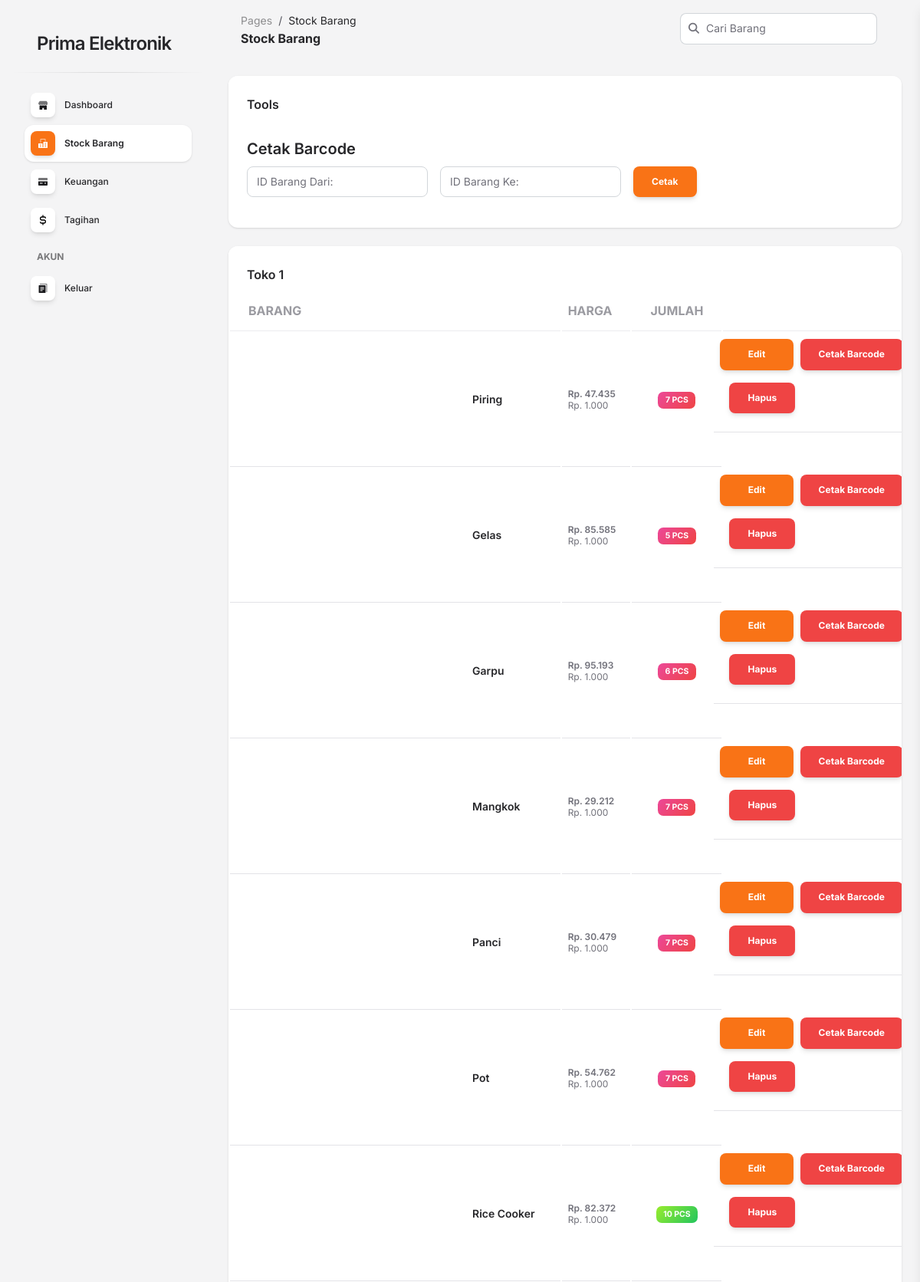
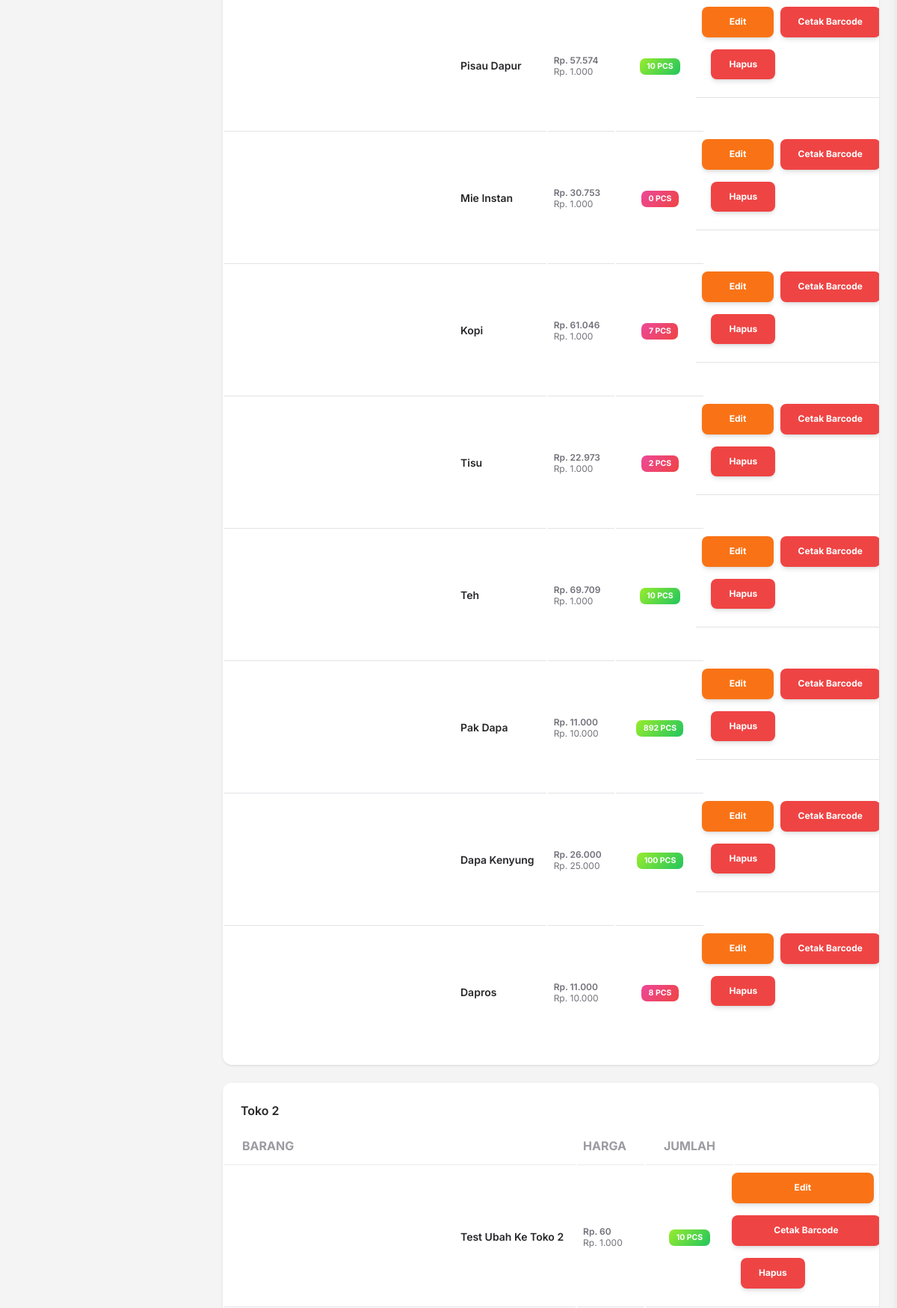
/stock-barang.php (signed in, upper part), run on the app's committed database (2 pictures, top to bottom).
### tables this page shows
CREATE TABLE `stock` (
  `id` int NOT NULL AUTO_INCREMENT,
  `name` varchar(200) NOT NULL,
  `qty` int DEFAULT NULL,
  `priceinit` int NOT NULL DEFAULT '0',
  `pricefinal` int NOT NULL DEFAULT '0',
  `store` int NOT NULL DEFAULT '1',
  `created_at` timestamp NOT NULL DEFAULT CURRENT_TIMESTAMP,
  `updated_at` timestamp NOT NULL DEFAULT CURRENT_TIMESTAMP,
  `modified_by` varchar(100) NOT NULL DEFAULT 'system',
  `pic` text,
  PRIMARY KEY (`id`)
);

### stock-barang.php (the view, shortened to what this page needs)
<?php
include 'config.php';
?>
<!DOCTYPE html>
<html lang="en">
<head>
  <link rel="stylesheet" href="https://cdnjs.cloudflare.com/ajax/libs/font-awesome/6.7.2/css/all.min.css" />
  <link id="pagestyle" href="../assets/css/soft-ui-dashboard.css" rel="stylesheet" />
</head>
<body class="g-sidenav-show  bg-gray-100">
<aside class="sidenav navbar navbar-vertical navbar-expand-xs border-0 border-radius-xl my-3 fixed-start ms-3 " id="sidenav-main">
    <div class="sidenav-header">
      <a class="navbar-brand m-0" href="#">
        <h4 class="font-weight-bold">Prima Elektronik</h4>
      </a>
    </div>
    <hr class="horizontal dark mt-0">
    <div class="collapse navbar-collapse  w-auto " id="sidenav-collapse-main">
      <ul class="navbar-nav">
        <li class="nav-item">
          <a class="nav-link" href="../dashboard.php">
            <div class="icon icon-shape icon-sm shadow border-radius-md bg-white text-center me-2 d-flex align-items-center justify-content-center">
            </div>
            <span class="nav-link-text ms-1">Dashboard</span>
          </a>
        </li>
        <li class="nav-item">
          <a class="nav-link active" href="../stock-barang.php">
            <div class="icon icon-shape icon-sm shadow border-radius-md bg-white text-center me-2 d-flex align-items-center justify-content-center">
            </div>
            <span class="nav-link-text ms-1">Stock Barang</span>
          </a>
        </li>
        <li class="nav-item">
          <a class="nav-link  " href="../finance.php">
            <div class="icon icon-shape icon-sm shadow border-radius-md bg-white text-center me-2 d-flex align-items-center justify-content-center">
            </div>
            <span class="nav-link-text ms-1">Keuangan</span>
          </a>
        </li>
        <li class="nav-item">
          <a class="nav-link" href="../bill.php">
            <div class="icon icon-shape icon-sm shadow border-radius-md bg-white text-center me-2 d-flex align-items-center justify-content-center">
            </div>
            <span class="nav-link-text ms-1">Tagihan</span>
          </a>
        </li>
        <li class="nav-item mt-3">
          <h6 class="ps-4 ms-2 text-uppercase text-xs font-weight-bolder opacity-6">Akun</h6>
        </li>
        <li class="nav-item">
          <a class="nav-link  " href="../index.php">
            <div class="icon icon-shape icon-sm shadow border-radius-md bg-white text-center me-2 d-flex align-items-center justify-content-center">
            </div>
            <span class="nav-link-text ms-1">Keluar</span>
          </a>
        </li>
      </ul>
    </div>
  </aside>
  <main class="main-content position-relative max-height-vh-100 h-100 border-radius-lg ">
    <nav class="navbar navbar-main navbar-expand-lg px-0 mx-4 shadow-none border-radius-xl" id="navbarBlur" navbar-scroll="true">
      <div class="container-fluid py-1 px-3">
        <nav aria-label="breadcrumb">
          <ol class="breadcrumb bg-transparent mb-0 pb-0 pt-1 px-0 me-sm-6 me-5">
            <li class="breadcrumb-item text-sm"><a class="opacity-5 text-dark" href="javascript:;">Pages</a></li>
            <li class="breadcrumb-item text-sm text-dark active" aria-current="page">Stock Barang</li>
          </ol>
          <h6 class="font-weight-bolder mb-0">Stock Barang</h6>
        </nav>
        <div class="collapse navbar-collapse mt-sm-0 mt-2 me-md-0 me-sm-4" id="navbar">
          <div class="ms-md-auto pe-md-3 d-flex align-items-center">
            <div class="input-group">
              <span class="input-group-text text-body"><i class="fas fa-search" aria-hidden="true"></i></span>
              <input type="text" class="form-control" id="searchInput" placeholder="Cari Barang" onkeyup="filterTable()">
            </div>
          </div>
        </div>
      </div>
    </nav>
    <div class="container-fluid py-4">
      <div class="row">
        <div class="col-12">
          <div class="card mb-4">
            <div class="card-header pb-0">
              <h6>Tools</h6>
            </div>
            <div class="card-body p-4">
              <h5>Cetak Barcode</h5>
              <form class="d-flex gap-3">
                <div>
                  <input type="number" class="form-control" id="id-from" name="id-from" placeholder="ID Barang Dari: ">
                </div>
                <div>
                  <input type="number" class="form-control" id="id-to" name="id-to" placeholder="ID Barang Ke: ">
                </div>
                <div>
                  <button type="button" class="btn btn-primary" onClick="printBarcBulk()">Cetak</button><div id="loadingSpinner" class="spinner-hidden"></div>
                </div>
              </form>
            </div>
          </div>
        </div>
      </div>
      <div class="row">
        <div class="col-12">
          <div class="card mb-4">
            <div class="card-header pb-0">
              <h6>Toko 1</h6>
            </div>
            <div class="card-body px-0 pt-0 pb-2">
              <div class="table-responsive p-0">
                <table class="table align-items-center mb-0" id="toko1">
                  <thead>
                    <tr>
                      <th class="text-uppercase text-secondary font-weight-bolder opacity-7">Barang</th>
                      <th class="text-uppercase text-secondary font-weight-bolder opacity-7 ps-2">Harga</th>
                      <th class="text-center text-uppercase text-secondary font-weight-bolder opacity-7">Jumlah</th>
                      <th class="text-secondary opacity-7"></th>
                    </tr>
                  </thead>
                  <tbody>
                  <?php $sql = "SELECT * FROM stock where store = 1";
                  $result = $conn->query($sql);
                  while($row = $result->fetch_assoc()) { ?>
                    <tr>
                      <td>
                        <div class="d-flex px-2 py-1">
                          <div id="barcode-head<?=$row['id']?>">
                            <svg id="barcode<?=$row['id']?>"></svg>
                          </div>
                          <div class="d-flex flex-column justify-content-center">
                            <h6 class="mb-0 text-sm"><?=$row['name']?></h6>
                          </div>
                        </div>
                      </td>
                      <td>
                        <p class="text-xs font-weight-bold mb-0">Rp. <?=number_format($row['pricefinal'], 0, ',', '.')?></p>
                        <p class="text-xs text-secondary mb-0">Rp. <?=number_format($row['priceinit'], 0, ',', '.')?></p>
                      </td>
                      <td class="align-middle text-center text-sm">
                        <span class="badge badge-sm <?php
                          if ($row['qty'] > 9) {
                              echo 'bg-gradient-success';
                          } else {
                              echo 'bg-gradient-danger';
                          }
                        ?>"><?=$row['qty']?> Pcs</span>
                      </td>
                      <td class="row" style="align-items : center;">
                        <button id="editbutton<?=$row['store']?>-<?=$row['id']?>" class="btn btn-primary col" data-bs-toggle="modal"  data-bs-target="#editbarang<?=$row['store']?>-<?=$row['id']?>">
                          Edit
                        </button>&nbsp;&nbsp;
                        <button class="btn btn-danger col" onClick="printBarc('barcode-head<?=$row['id']?>')">
                            Cetak Barcode
                        </button>
                        <form onsubmit="return confirm('Apakah anda yakin?');" class="col" method="POST" action="engine.php?task=deleteBarang&id=<?=$row['id']?>">
                          <button type="submit" class="btn btn-danger">
                            Hapus
                          </button>
                        </form>
                      </td>
                    </tr>
                  <?php } ?>
                  </tbody>
                </table>
              </div>
            </div>
          </div>
        </div>
      </div>
      <div class="row">
        <div class="col-12">
          <div class="card mb-4">
            <div class="card-header pb-0">
              <h6>Toko 2</h6>
            </div>
            <div class="card-body px-0 pt-0 pb-2">
              <div class="table-responsive p-0">
                <table class="table align-items-center mb-0" id="toko2">
                  <thead>
                    <tr>
                      <th class="text-uppercase text-secondary font-weight-bolder opacity-7">Barang</th>
                      <th class="text-uppercase text-secondary font-weight-bolder opacity-7 ps-2">Harga</th>
                      <th class="text-center text-uppercase text-secondary font-weight-bolder opacity-7">Jumlah</th>
                      <th class="text-secondary opacity-7"></th>
                    </tr>
                  </thead>
                  <tbody>
                  <?php $sql = "SELECT * FROM stock where store = 2";
                  $result = $conn->query($sql);
                  while($row = $result->fetch_assoc()) { ?>
                    <tr>
                      <td>
                        <div class="d-flex px-2 py-1">
                          <div id="barcode-head<?=$row['id']?>">
                            <svg id="barcode<?=$row['id']?>"></svg>
                          </div>
                          <div class="d-flex flex-column justify-content-center">
                            <h6 class="mb-0 text-sm"><?=$row['name']?></h6>
                          </div>
                        </div>
                      </td>
                      <td>
                        <p class="text-xs font-weight-bold mb-0">Rp. <?=number_format($row['pricefinal'], 0, ',', '.')?></p>
                        <p class="text-xs text-secondary mb-0">Rp. <?=number_format($row['priceinit'], 0, ',', '.')?></p>
                      </td>
                      <td class="align-middle text-center text-sm">
                        <span class="badge badge-sm <?php
                          if ($row['qty'] > 9) {
                              echo 'bg-gradient-success';
                          } else {
                              echo 'bg-gradient-danger';
                          }
                        ?>"><?=$row['qty']?> Pcs</span>
                      </td>
                      <td class="row" style="align-items : center;">
                        <button id="editbutton<?=$row['store']?>-<?=$row['id']?>" class="btn btn-primary col" data-bs-toggle="modal"  data-bs-target="#editbarang<?=$row['store']?>-<?=$row['id']?>">
                          Edit
                        </button>&nbsp;&nbsp;
                        <button class="btn btn-danger col" onClick="printBarc('barcode-head<?=$row['id']?>')">
                            Cetak Barcode
                        </button>
                        <form onsubmit="return confirm('Apakah anda yakin?');" class="col" method="POST" action="engine.php?task=deleteBarang&id=<?=$row['id']?>">
                          <button type="submit" class="btn btn-danger">
                            Hapus
                          </button>
                        </form>
                      </td>
                    </tr>
                  <?php } ?>
                  </tbody>
                </table>
              </div>
            </div>
          </div>
        </div>
      </div>
    </div>
  </main>
</body>
</html>

### data on the page
stock: name "Piring", pricefinal "47.435", priceinit "1.000", qty "7"
stock: name "Gelas", pricefinal "85.585", priceinit "1.000", qty "5"
stock: name "Garpu", pricefinal "95.193", priceinit "1.000", qty "6"
stock: name "Mangkok", pricefinal "29.212", priceinit "1.000", qty "7"
stock: name "Panci", pricefinal "30.479", priceinit "1.000", qty "7"
stock: name "Pot", pricefinal "54.762", priceinit "1.000", qty "7"
stock: name "Rice Cooker", pricefinal "82.372", priceinit "1.000", qty "10"
stock: name "Pisau Dapur", pricefinal "57.574", priceinit "1.000", qty "10"
stock: name "Mie Instan", pricefinal "30.753", priceinit "1.000", qty "0"
stock: name "Kopi", pricefinal "61.046", priceinit "1.000", qty "7"
stock: name "Tisu", pricefinal "22.973", priceinit "1.000", qty "2"
stock: name "Teh", pricefinal "69.709", priceinit "1.000", qty "10"
stock: name "Pak Dapa", pricefinal "11.000", priceinit "10.000", qty "892"
stock: name "Dapa Kenyung", pricefinal "26.000", priceinit "25.000", qty "100"
stock: name "Dapros", pricefinal "11.000", priceinit "10.000", qty "8"
stock: name "Test Ubah Ke Toko 2", pricefinal "60", priceinit "1.000", qty "10"
